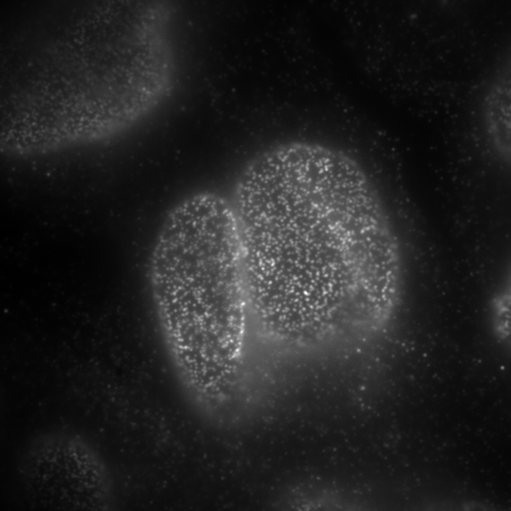
#> input picture constructs/UE_Introduction/data/AF594_Epi_2.tif, 511 x 511 px
$ jupyter execute TIRF_microscopy.ipynb
#> lines starting #> are read from the running program, lines starting #| are printed output that depends on the picture
# TIRFM microscopy construct

## aims

In this tutorial you will
1. Read tutorials on TIRFM microscopy
2. Answer questionnaire
3. `Advanced` Run module on improvement on depth sectionning
4. `Advanced` Run module on characterization of lateral and axial resolutions
5- Further reading

## warnings

Make sure MPLBACKEND is not defined as `agg` otherwise you will see no graphical output!
To make sure of this, run the following command before invoking `jupyter lab`:

```sh
export MPLBACKEND=
```

## credits

Marcelo Nollmann, June 2021

---

### 1- TIRFM microscopy resources

First, what does TIRFM stand for? Total Internal Reflection Fluorescence Microscopy
In this part, you should read a basic tutorial on TIRF microscopy. There are standard sources that you can follow for this:

- [Total Internal Reflection Fluorescence (TIRF) Microscopy](https://www.ncbi.nlm.nih.gov/pmc/articles/PMC4540339/)
- [Nikon Microscopy U](https://www.microscopyu.com/techniques/fluorescence/total-internal-reflection-fluorescence-tirf-microscopy)
- [Olympus tutorial](https://www.olympus-lifescience.com/en/microscope-resource/primer/techniques/confocal/applications/tirfmintro/)

### 2- Questionnaire

Plase answer the following questions
- What are the key components of a TIRF microscope, and what role does each component play in the imaging process?
- How does TIRF microscopy differ from traditional widefield fluorescence microscopy in terms of illumination and image formation?
- Describe the concept of the evanescent wave in TIRF microscopy. Explain why a TIRF microscope enables rejection of background light.
- What determines the penetration depth?
- What is the critical angle?
- Can all objectives be used for TIRF microscopy modes? What is the critical parameter that you should be looking for?
- Discuss the advantages and limitations of TIRF microscopy compared to other fluorescence microscopy techniques, such as confocal microscopy and two-photon microscopy.
- What types of biological processes and cellular structures are particularly well-suited for investigation using TIRF microscopy?
- Describe the concept of single-molecule TIRF microscopy. How does it enable the study of individual molecules or nanoparticles at the cell membrane?
- How can TIRF microscopy be used to study dynamic processes in living cells, such as membrane trafficking or protein-protein interactions?


### 3- `Advanced` Calculate improvement on depth sectioning

[cell 1]
# Load widefield and confocal images of diffraction-limited spots

from skimage import io
import matplotlib.pyplot as plt
import numpy as np

def read_images():

    fileName_widefield = 'data/AF594_Epi_2.tif'
    data_widefield = io.imread(fileName_widefield).squeeze()
#> data_widefield is the input picture: shape (511, 511) uint16; min 0, max 65535, mean 9055.7
    print("Image size: {}".format(data_widefield.shape))
#| Image size: (511, 511)

    fileName_TIRF = 'data/AF594_TIRF_2.tif'
    data_TIRF = io.imread(fileName_TIRF).squeeze()
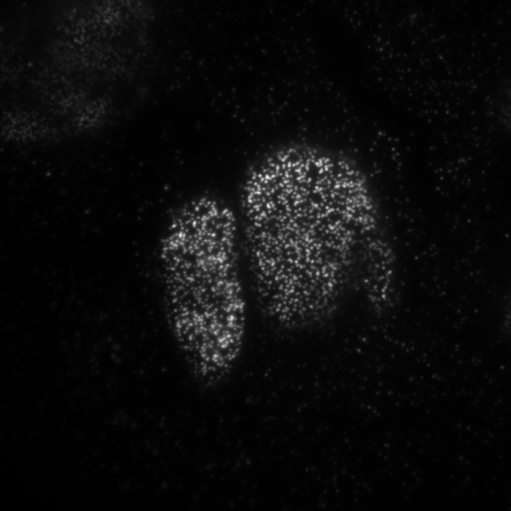
#> input picture constructs/UE_Introduction/data/AF594_TIRF_2.tif, 511 x 511 px
#> data_TIRF is the input picture: shape (511, 511) uint16; min 0, max 65535, mean 3148.1
    print("Image size: {}".format(data_TIRF.shape))
#| Image size: (511, 511)

    return [data_widefield,data_TIRF],['widefield','TIRF']

def display_images(images,titles):
    fig, axes = plt.subplots(1, len(images))
    ax = axes.ravel()
    fig.set_size_inches((5*len(images), 5))

    for image, axis, title in zip(images,ax,titles):
        axis.imshow(image, cmap='Greys')
        axis.set_title(title)

images,titles=read_images()
#> images = 2 items; titles = ['widefield', 'TIRF']
print("Images read: {}".format(titles))
#| Images read: ['widefield', 'TIRF']

# display images
display_images(images,titles)
#> the loop in display_images, `for image, axis, title in zip(images,ax,titles):` made 2 passes
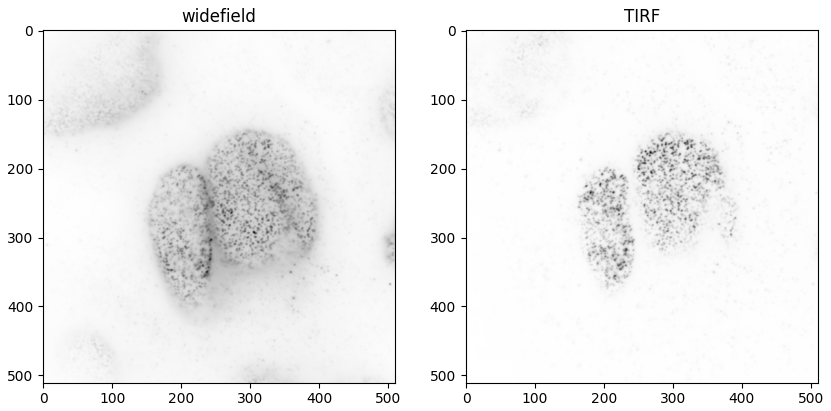
#> figure drawn by matplotlib, 2 panels
